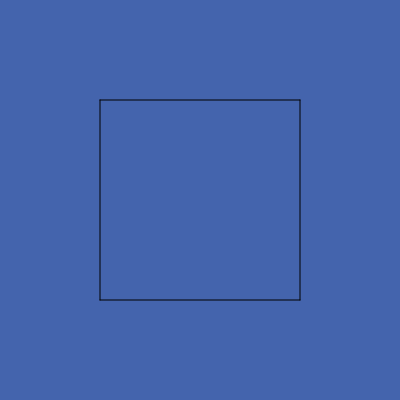
Frame 1 (no input)
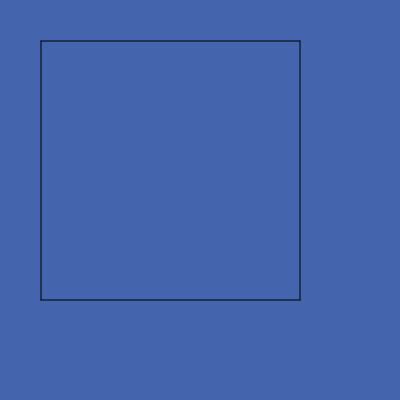
Frame 60 (no input)
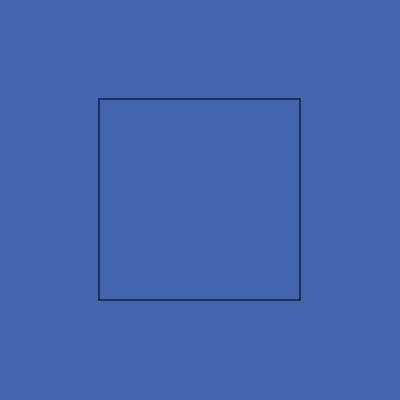
Frame 120 (the mouse pressed at the canvas centre since frame 60)

The p5.js sketch that drew these frames (run headless with seeded random() and noise() and a simulated clock; from frame 60 on, the mouse is pressed at the canvas centre):

// p5.js sketch
// ── sketch.js
// Challenge: Move your rectangle towards the mouse. 
let a, b, c, d;

let speedx = 1;
let speedy = 1;

function setup() {
  createCanvas(400, 400);
  a = 0.25 * width;
  b = 0.25 * height;
  c = 0.75 * width;
  d = 0.75 * height;
}

function draw() {
  background(68, 100, 173);
  line(a, b, c, b);
  line(a, d, c, d);
  line(a, b, a, d);
  line(c, b, c, d);
  
  if (mouseX > a) a += speedx;
  if (mouseX <a) a -=speedx;
  if (mouseY > b) b +=speedy;
  if (mouseY < b) b -=speedy
}
